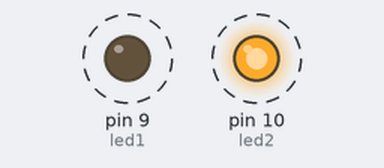
The sketch below on a simulated Arduino Uno, built with avr-gcc and run on an emulated ATmega328P. Shown: output pins drawn as LEDs (lit = HIGH). Dashed ring = blinking.

Above: at 0.5 s.
Timing chart, 0 to 3.0 s (numbered marks = the images above):
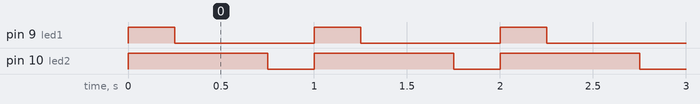

The sketch:

code.ino
```cpp
const int led1 = 9;   // PWM pin
const int led2 = 10;  // PWM pin

unsigned long period = 1000; // 1 second PWM period

float duty1 = 0.25;  // 25% duty cycle
float duty2 = 0.75;  // 75% duty cycle

unsigned long previousMillis = 0;

void setup() {
  pinMode(led1, OUTPUT);
  pinMode(led2, OUTPUT);
}

void loop() {
  unsigned long currentMillis = millis();

  unsigned long onTime1 = period * duty1;
  unsigned long onTime2 = period * duty2;

  unsigned long timeInCycle = currentMillis % period;

  // LED 1 control
  if (timeInCycle < onTime1) {
    digitalWrite(led1, HIGH);
  } else {
    digitalWrite(led1, LOW);
  }

  // LED 2 control
  if (timeInCycle < onTime2) {
    digitalWrite(led2, HIGH);
  } else {
    digitalWrite(led2, LOW);
  }
}
```

Measured:
- by itself, pin 9 (led1): alternates HIGH for 0.25 s and LOW for 0.75 s
- by itself, pin 10 (led2): alternates HIGH for 0.75 s and LOW for 0.25 s
- by itself, everything shown: repeats every 1.0 s, in 3 steps
